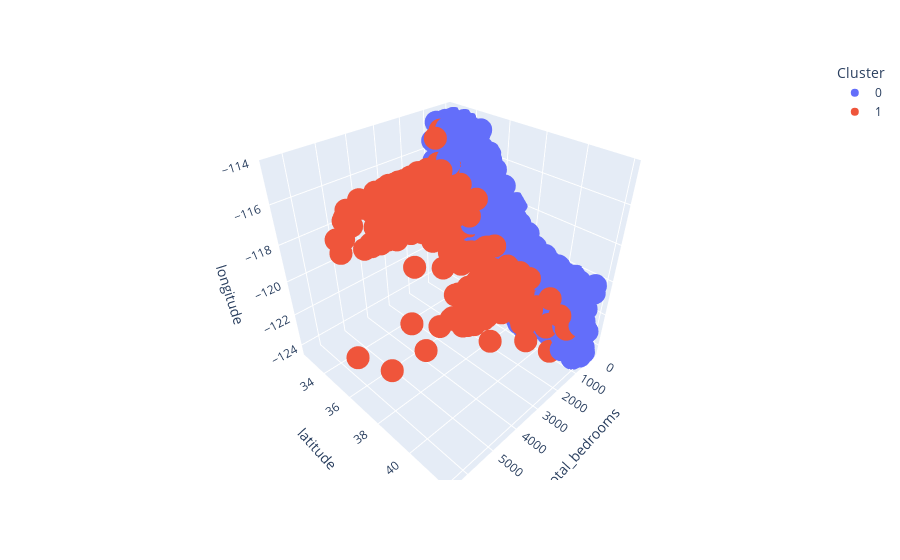

Notebook cell for this chart:
### Code cell
fig = plt.figure()
fig = px.scatter_3d(X, x='total_bedrooms', y='latitude', z='longitude',
              color='Cluster')
fig.show()

# ax = fig.add_subplot(projection='3d')
# my_cmap = plt.get_cmap('hsv')
# for m, zlow, zhigh in [('o', -50, -25), ('^', -30, -5)]:
#     xs = df1["longitude"]
#     ys = df1["latitude"]
# #     zs = df1["population"] # df1.drop(["longitude", "latitude"], axis=1)
#     ax.scatter(xs, ys, marker=m, cmap = my_cmap) # c =couleur[X.labels_]

# ax.set_xlabel('X Label')
# ax.set_ylabel('Y Label')
# ax.set_zlabel('Z Label')

# plt.show()

### Figure 1 — Plotly figure (JSON) as saved in the notebook; plotly's stock layout.template omitted (floating-point values rounded to 4 significant figures; data arrays with more than 128 entries replaced by an {"elided": "..."} marker saying what was removed)
{"data": [{"hovertemplate": "Cluster=0<br>total_bedrooms=%{x}<br>latitude=%{y}<br>longitude=%{z}<extra></extra>", "legendgroup": "0", "marker": {"color": "#636efa", "symbol": "circle"}, "mode": "markers", "name": "0", "scene": "scene", "showlegend": true, "type": "scatter3d", "x": {"elided": "18891 float values"}, "y": {"elided": "18891 float values"}, "z": {"elided": "18891 float values"}}, {"hovertemplate": "Cluster=1<br>total_bedrooms=%{x}<br>latitude=%{y}<br>longitude=%{z}<extra></extra>", "legendgroup": "1", "marker": {"color": "#EF553B", "symbol": "circle"}, "mode": "markers", "name": "1", "scene": "scene", "showlegend": true, "type": "scatter3d", "x": {"elided": "1749 float values"}, "y": {"elided": "1749 float values"}, "z": {"elided": "1749 float values"}}], "layout": {"legend": {"title": {"text": "Cluster"}, "tracegroupgap": 0}, "margin": {"t": 60}, "scene": {"domain": {"x": [0, 1], "y": [0, 1]}, "xaxis": {"title": {"text": "total_bedrooms"}}, "yaxis": {"title": {"text": "latitude"}}, "zaxis": {"title": {"text": "longitude"}}}}}
